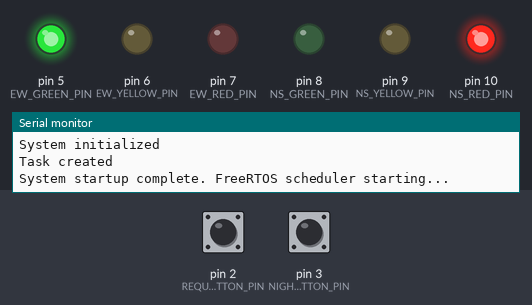
Recording of a program running on a simulated Arduino Uno, built with avr-gcc and run on an emulated ATmega328P. On the bench: output pins drawn as LEDs (lit = HIGH), the last lines printed to the serial monitor. Dashed ring = blinking. The test bench sets the inputs (shaded band); at power-on: pin 3 (NIGHT_MODE_BUTTON_PIN) HIGH, pin 2 (REQUEST_BUTTON_PIN) HIGH.

Above: at 1.3 s.
1.4 s: pin 3 (NIGHT_MODE_BUTTON_PIN) pulled LOW for 0.15 s
At 1.69 s:
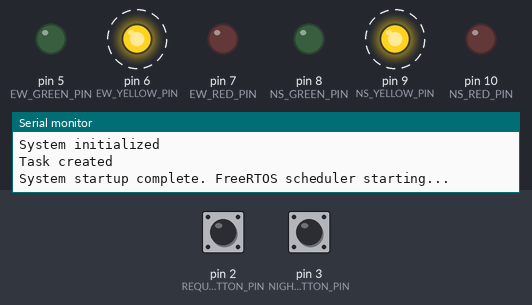
4.4 s: pin 3 (NIGHT_MODE_BUTTON_PIN) pulled LOW for 1 s
At 5.2 s:
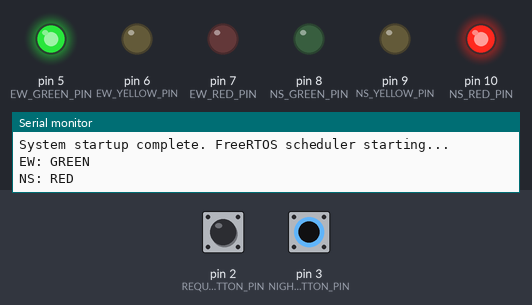
6.9 s: pin 2 (REQUEST_BUTTON_PIN) pulled LOW for 0.15 s
At 8.0 s:
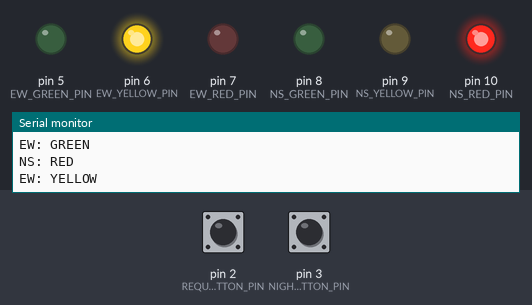
10.0 s: pin 3 (NIGHT_MODE_BUTTON_PIN) pulled LOW for 3.2 s
At 10.25 s:
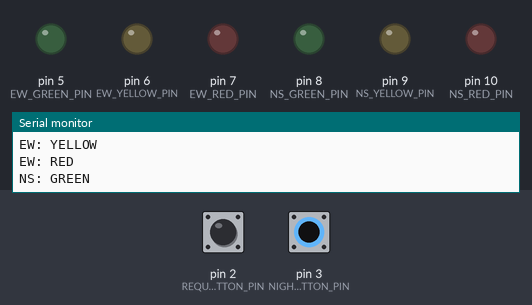
Timing chart, 0 to 15.7 s (numbered marks = the images above; inputs shaded):
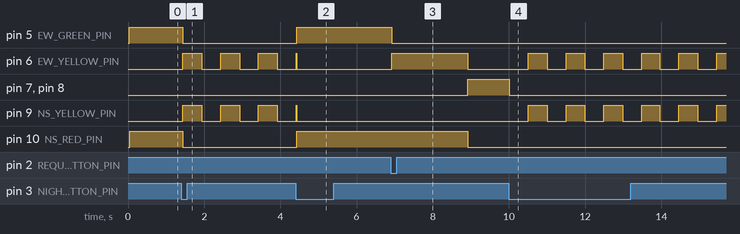

Measured:
- after the input at 1.4 s, pin 5 (EW_GREEN_PIN), pin 10 (NS_RED_PIN): HIGH → LOW at once; pin 6 (EW_YELLOW_PIN), pin 9 (NS_YELLOW_PIN): alternates HIGH for 0.50 s and LOW for 0.49 s, starting at once
- after the input at 4.4 s, pin 5 (EW_GREEN_PIN), pin 10 (NS_RED_PIN): LOW → HIGH at once
- after the input at 6.9 s, pin 5 (EW_GREEN_PIN): HIGH → LOW at once; pin 6 (EW_YELLOW_PIN): LOW → HIGH at once, → LOW 2.0 s later; pin 7 (EW_RED_PIN), pin 8 (NS_GREEN_PIN): LOW → HIGH after 2.0 s; pin 10 (NS_RED_PIN): HIGH → LOW after 2.0 s
- after the input at 10.0 s, pin 6 (EW_YELLOW_PIN): alternates HIGH for 0.50 s and LOW for 0.50 s, starting after 0.51 s; pin 7 (EW_RED_PIN): HIGH → LOW at once; pin 8 (NS_GREEN_PIN): HIGH → LOW after 0.01 s instead of 3.9 s

The program:

main.cpp
```cpp
#include <Arduino.h>
#include <Arduino_FreeRTOS.h>
#include <stdio.h>
#include "uart_helpers.h"
#include "traffic_light.h"

void setup() {
  // Initialize serial communication
  Serial.begin(9600);

  // Initialize stdio for printf functionality
  setup_uart_stdio();

  // Print welcome message
  printf("\n\n==============================\n");
  printf("Smart Traffic Light Controller\n");
  printf("==============================\n\n");

  // Initialize traffic light system
  initTrafficLights();

  // Create traffic light tasks
  createTrafficLightTasks();

  // No need for a standard loop function as FreeRTOS will manage the tasks
  printf("System startup complete. FreeRTOS scheduler starting...\n\n");
}

void loop() {
  // Empty - all work is done in FreeRTOS tasks
  // This function is required by Arduino but not used
}
```

traffic_light.h
```cpp
#ifndef TRAFFIC_LIGHT_H
#define TRAFFIC_LIGHT_H

#include <Arduino.h>
#include <Arduino_FreeRTOS.h>

// Traffic light states
typedef enum {
    TRAFFIC_GREEN,
    TRAFFIC_YELLOW,
    TRAFFIC_RED,
    TRAFFIC_NIGHT_MODE
} TrafficLightState;

// Traffic light directions
typedef enum {
    DIRECTION_EAST_WEST,
    DIRECTION_NORTH_SOUTH
} TrafficDirection;

// State timing configuration (in milliseconds)
#define GREEN_TIME 5000
#define YELLOW_TIME 2000
#define RED_TIME 7000  // Equal to GREEN_TIME + YELLOW_TIME of other direction
#define NIGHT_MODE_BLINK_INTERVAL 500

// Button pins
#define REQUEST_BUTTON_PIN 2
#define NIGHT_MODE_BUTTON_PIN 3

// Initialize traffic light system
void initTrafficLights();

// Get state name as string for display
const char* getStateName(TrafficLightState state);

// Get direction name as string for display
const char* getDirectionName(TrafficDirection direction);

// Create tasks for the traffic light system
void createTrafficLightTasks();

// External variable for night mode state
extern volatile bool nightModeActive;

#endif // TRAFFIC_LIGHT_H 
```

uart_helpers.h
```cpp
#ifndef UART_HELPERS_H
#define UART_HELPERS_H

#include <Arduino.h>
#include <stdio.h>

// Setup printf to use Arduino Serial
#ifndef PRINTF_BUF_SIZE
#define PRINTF_BUF_SIZE 64
#endif

// Function to redirect printf to Serial
int uart_putchar(char c, FILE *stream);

// Function to redirect stdin to Serial
int uart_getchar(FILE *stream);

// Initialize stdio for uart
void setup_uart_stdio();

extern FILE uart_output;
extern FILE uart_input;

#endif // UART_HELPERS_H 
```

traffic_light.cpp
```cpp
#include "traffic_light.h"
#include <stdio.h>
#include <task.h>

// Pin definitions for traffic lights
// East-West traffic light
#define EW_GREEN_PIN 5
#define EW_YELLOW_PIN 6
#define EW_RED_PIN 7

// North-South traffic light
#define NS_GREEN_PIN 8
#define NS_YELLOW_PIN 9
#define NS_RED_PIN 10

// Task handles
TaskHandle_t xTrafficControlTaskHandle = NULL;

// Global state for night mode
volatile bool nightModeActive = false;
volatile bool northSouthRequest = false;

// Current state of both traffic lights
TrafficLightState eastWestState = TRAFFIC_GREEN;
TrafficLightState northSouthState = TRAFFIC_RED;

// Task function prototypes
void vTrafficControlTask(void *pvParameters);

// Helper functions
void setTrafficLightState(TrafficDirection direction, TrafficLightState state);
void turnOffAllLights(TrafficDirection direction);
void handleNightMode();

// Initialize traffic light system
void initTrafficLights() {
    // Setup pins for East-West traffic light
    pinMode(EW_GREEN_PIN, OUTPUT);
    pinMode(EW_YELLOW_PIN, OUTPUT);
    pinMode(EW_RED_PIN, OUTPUT);

    // Setup pins for North-South traffic light
    pinMode(NS_GREEN_PIN, OUTPUT);
    pinMode(NS_YELLOW_PIN, OUTPUT);
    pinMode(NS_RED_PIN, OUTPUT);

    // Setup button pins
    pinMode(REQUEST_BUTTON_PIN, INPUT_PULLUP);
    pinMode(NIGHT_MODE_BUTTON_PIN, INPUT_PULLUP);

    // Initial state: East-West is green, North-South is red
    setTrafficLightState(DIRECTION_EAST_WEST, TRAFFIC_GREEN);
    setTrafficLightState(DIRECTION_NORTH_SOUTH, TRAFFIC_RED);

    printf("System initialized\n");
}

// Create and start traffic light tasks
void createTrafficLightTasks() {
    // Create a single task to control everything
    xTaskCreate(
        vTrafficControlTask,
        "TrafficControl",
        96,  // Reduced stack size
        NULL,
        1,
        &xTrafficControlTaskHandle
    );

    printf("Task created\n");
}

// Combined traffic control task
void vTrafficControlTask(void *pvParameters) {
    uint8_t lastRequestButtonState = HIGH;
    uint8_t lastNightModeButtonState = HIGH;
    TickType_t lastStateChangeTime = 0;
    TickType_t lastButtonCheckTime = 0;

    for (;;) {
        TickType_t currentTime = xTaskGetTickCount();

        // Check buttons every 50ms
        if (currentTime - lastButtonCheckTime >= pdMS_TO_TICKS(50)) {
            lastButtonCheckTime = currentTime;

            // Read button states
            uint8_t requestButtonState = digitalRead(REQUEST_BUTTON_PIN);
            uint8_t nightModeButtonState = digitalRead(NIGHT_MODE_BUTTON_PIN);

            // Handle request button
            if (requestButtonState != lastRequestButtonState) {
                if (requestButtonState == LOW && !northSouthRequest &&
                    eastWestState == TRAFFIC_GREEN && !nightModeActive) {
                    northSouthRequest = true;
                }
                lastRequestButtonState = requestButtonState;
            }

            // Handle night mode button
            if (nightModeButtonState != lastNightModeButtonState) {
                if (nightModeButtonState == LOW) {
                    nightModeActive = !nightModeActive;

                    if (!nightModeActive) {
                        // Return to normal mode
                        eastWestState = TRAFFIC_GREEN;
                        northSouthState = TRAFFIC_RED;
                        setTrafficLightState(DIRECTION_EAST_WEST, TRAFFIC_GREEN);
                        setTrafficLightState(DIRECTION_NORTH_SOUTH, TRAFFIC_RED);
                        lastStateChangeTime = currentTime;
                    }
                }
                lastNightModeButtonState = nightModeButtonState;
            }
        }

        // Night mode handling
        if (nightModeActive) {
            static bool yellowOn = false;
            static TickType_t lastBlinkTime = 0;

            if (currentTime - lastBlinkTime >= pdMS_TO_TICKS(NIGHT_MODE_BLINK_INTERVAL)) {
                lastBlinkTime = currentTime;
                yellowOn = !yellowOn;

                // East-West yellow
                digitalWrite(EW_GREEN_PIN, LOW);
                digitalWrite(EW_YELLOW_PIN, yellowOn);
                digitalWrite(EW_RED_PIN, LOW);

                // North-South yellow
                digitalWrite(NS_GREEN_PIN, LOW);
                digitalWrite(NS_YELLOW_PIN, yellowOn);
                digitalWrite(NS_RED_PIN, LOW);
            }

            vTaskDelay(pdMS_TO_TICKS(20));
            continue;
        }

        // Normal traffic light control
        switch (eastWestState) {
            case TRAFFIC_GREEN:
                if (northSouthRequest && (currentTime - lastStateChangeTime >= pdMS_TO_TICKS(500))) {
                    eastWestState = TRAFFIC_YELLOW;
                    setTrafficLightState(DIRECTION_EAST_WEST, TRAFFIC_YELLOW);
                    lastStateChangeTime = currentTime;
                }
                break;

            case TRAFFIC_YELLOW:
                if (currentTime - lastStateChangeTime >= pdMS_TO_TICKS(YELLOW_TIME)) {
                    eastWestState = TRAFFIC_RED;
                    northSouthState = TRAFFIC_GREEN;
                    setTrafficLightState(DIRECTION_EAST_WEST, TRAFFIC_RED);
                    setTrafficLightState(DIRECTION_NORTH_SOUTH, TRAFFIC_GREEN);
                    northSouthRequest = false;
                    lastStateChangeTime = currentTime;
                }
                break;

            case TRAFFIC_RED:
                // Controlled by North-South state
                break;
        }

        switch (northSouthState) {
            case TRAFFIC_GREEN:
                if (currentTime - lastStateChangeTime >= pdMS_TO_TICKS(GREEN_TIME)) {
                    northSouthState = TRAFFIC_YELLOW;
                    setTrafficLightState(DIRECTION_NORTH_SOUTH, TRAFFIC_YELLOW);
                    lastStateChangeTime = currentTime;
                }
                break;

            case TRAFFIC_YELLOW:
                if (currentTime - lastStateChangeTime >= pdMS_TO_TICKS(YELLOW_TIME)) {
                    northSouthState = TRAFFIC_RED;
                    eastWestState = TRAFFIC_GREEN;
                    setTrafficLightState(DIRECTION_NORTH_SOUTH, TRAFFIC_RED);
                    setTrafficLightState(DIRECTION_EAST_WEST, TRAFFIC_GREEN);
                    lastStateChangeTime = currentTime;
                }
                break;

            case TRAFFIC_RED:
                // Controlled by East-West state
                break;
        }

        vTaskDelay(pdMS_TO_TICKS(20));
    }
}

// Set traffic light to specific state
void setTrafficLightState(TrafficDirection direction, TrafficLightState state) {
    // Get the pins for the specified direction
    uint8_t greenPin, yellowPin, redPin;

    switch (direction) {
        case DIRECTION_EAST_WEST:
            greenPin = EW_GREEN_PIN;
            yellowPin = EW_YELLOW_PIN;
            redPin = EW_RED_PIN;
            break;

        case DIRECTION_NORTH_SOUTH:
            greenPin = NS_GREEN_PIN;
            yellowPin = NS_YELLOW_PIN;
            redPin = NS_RED_PIN;
            break;

        default:
            return; // Invalid direction
    }

    // Turn off all lights first
    digitalWrite(greenPin, LOW);
    digitalWrite(yellowPin, LOW);
    digitalWrite(redPin, LOW);

    // Set the light according to the state
    switch (state) {
        case TRAFFIC_GREEN:
            digitalWrite(greenPin, HIGH);
            break;

        case TRAFFIC_YELLOW:
            digitalWrite(yellowPin, HIGH);
            break;

        case TRAFFIC_RED:
            digitalWrite(redPin, HIGH);
            break;

        case TRAFFIC_NIGHT_MODE:
            // Night mode is handled separately
            break;
    }

    // Print the state change (minimize)
    printf("%s: %s\n", getDirectionName(direction), getStateName(state));
}

// Get state name as string for display
const char* getStateName(TrafficLightState state) {
    switch (state) {
        case TRAFFIC_GREEN:
            return "GREEN";
        case TRAFFIC_YELLOW:
            return "YELLOW";
        case TRAFFIC_RED:
            return "RED";
        case TRAFFIC_NIGHT_MODE:
            return "NIGHT";
        default:
            return "UNK";
    }
}

// Get direction name as string for display
const char* getDirectionName(TrafficDirection direction) {
    switch (direction) {
        case DIRECTION_EAST_WEST:
            return "EW";
        case DIRECTION_NORTH_SOUTH:
            return "NS";
        default:
            return "UNK";
    }
} 
```

uart_helpers.cpp
```cpp
#include "uart_helpers.h"

// Setup FILE streams for stdin and stdout
FILE uart_output;
FILE uart_input;

// Function to redirect printf to Serial
int uart_putchar(char c, FILE *stream) {
  Serial.write(c);
  return 0;
}

// Function to redirect stdin to Serial
int uart_getchar(FILE *stream) {
  while (!Serial.available());
  return Serial.read();
}

void setup_uart_stdio() {
  // Initialize serial communication
  Serial.begin(9600);
  while (!Serial); // Wait for serial port to connect

  // Initialize stdio
  fdev_setup_stream(&uart_output, uart_putchar, NULL, _FDEV_SETUP_WRITE);
  fdev_setup_stream(&uart_input, NULL, uart_getchar, _FDEV_SETUP_READ);
  stdout = &uart_output;
  stdin = &uart_input;
} 
```
